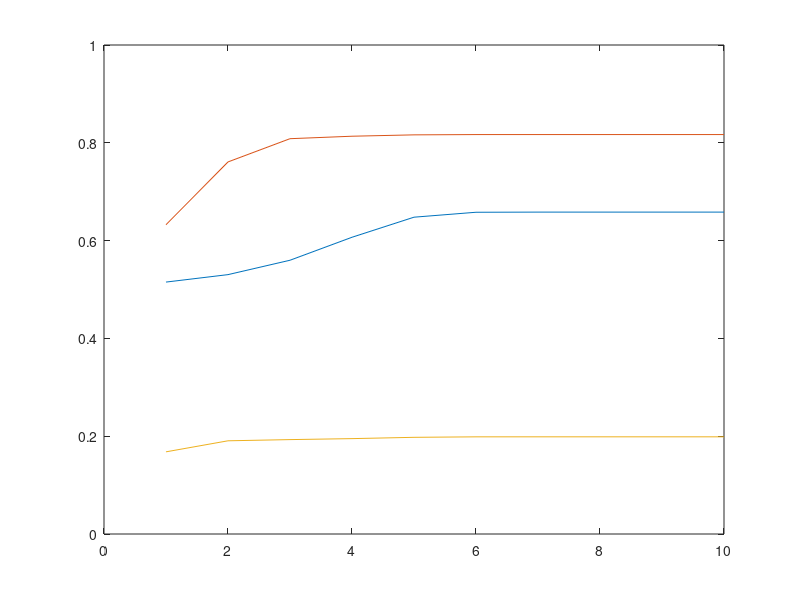

MATLAB code to generate this figure:
% l = 3;
n = 12;
m = 3;
Ac = zeros(n,n);
Bc = zeros(n,m);
dT = 0.5;

k = 1;
kappa = 0.1;


for i=1:6
    Ac(i,i+6) = 1;
end

for i = 1:6
    Ac(i+6,i) = -2*k;
end

for i = 1:5
    Ac(i+7, i) = k;
    Ac(i+6,i+1) = k;
end

Bc(7,1) = 1;
Bc(8,1) = -1;
Bc(9,2) = 1;
Bc(10,3) = 1;
Bc(11,2) = -1;
Bc(12,3) = -1;

sysc = ss(Ac,Bc,eye(n),zeros(n,m));
sysd = c2d(sysc, dT);
A = sysd.A;
B = sysd.B;

l=18;
F1 = zeros(l,n);
F2 = zeros(l,m);
f = zeros(l,1);

for i = 1:6
    F1(i,i) = 1;
    F1(i+6,i) = -1;
    f(i,1) = 4;
    f(i+6,1) = 4;
end

for i = 1:3
    F2(12+i,i) = 1;
    F2(15+i,i) = -1;
    f(12+i,1) = 0.5;
    f(15+i,1) = 0.5;
end


Q = eye(n);
R = eye(m);
S = zeros(n,m);

T = 30;
H = zeros(T*m+(T-1)*n, T*m+(T-1)*n);
g = zeros(T*m+(T-1)*n,1);
P = zeros(l*T, T*m+(T-1)*n);
h = zeros(l*T,1);
C = zeros(T*n, T*m+(T-1)*n);
b = zeros(T*n,1);
% x0 = zeros(n,1);
% x0 = [0.2; 0.3; -0.1; 0.1; 0.1; 0.1; zeros(6,1)];

x0 = [2; 0; 0; 0; 0; 0; zeros(6,1)];

for i = 0:T-1
    H(1+i*(m+n): (i+1)*m+i*n,1+i*(m+n):(i+1)*m+i*n) = R;    
end
for i = 1:T-1
    H(1+i*m+(i-1)*n:i*(m+n),1+i*m+(i-1)*n:i*(m+n)) = Q;
    H(1+i*m+(i-1)*n: i*(m+n), 1+i*(m+n):(i+1)*m+i*n) = S;
    H(1+i*(m+n):(i+1)*m+i*n, 1+i*m+(i-1)*n: i*(m+n)) = S';
end
g(1:m) = 2*S'*x0;

for i = 0:T-1
    P(1+i*l:(i+1)*l, 1+i*(m+n):(i+1)*m+i*n) = F2;
end
for i = 1:T-1
    P(1+i*l:(i+1)*l, 1+i*m+(i-1)*n:i*(m+n)) = F1;
end

for i = 0:T-1
    h(1+i*l:(i+1)*l) = f;
end
h(1:l) = f-F1*x0;

for i = 0:T-1
    C(1+i*n:(i+1)*n, 1+i*(m+n): (i+1)*m+i*n) = -B;
end
for i = 1:T-1
    C(1+i*n:(i+1)*n,1+i*m+(i-1)*n: i*(m+n)) = -A;
    C(1+(i-1)*n:i*n,1+i*m+(i-1)*n: i*(m+n)) = eye(n);
end

b(1:n,1) = A*x0;


nIter=10;

% z0 = zeros(T*m+(T-1)*n, 1); % Need to update for warming up 
z0 = zeros(T*m+(T-1)*n, 1);
z = z0;
mu0 = zeros(T*n,1);
mu = mu0;
z_plot =  zeros(size(z0,1), nIter);

for i =1:nIter
    d = 1./(h-P*z);
    rd = 2*H*z+g+kappa*P'*d;
    rp = C*z-b;
    x = [z; mu];
    grad_A = [  2*H + kappa*P'*diag(d.^2)*P  C';
                C                           zeros(T*n,T*n)];
    grad_x = grad_A\(-[rd; rp]);
    x = x+grad_x;
    z = x(1:T*m+(T-1)*n,1);
    mu = x(1+T*m+(T-1)*n:end,1);
    z_plot(:,i) = z;
end
for i = 1:3
    plot(1:nIter, z_plot(i,:))
    hold on
end
function y=phi(x,h,P)
    y = -ones(size(h,1))*log(h-P*x);
end
